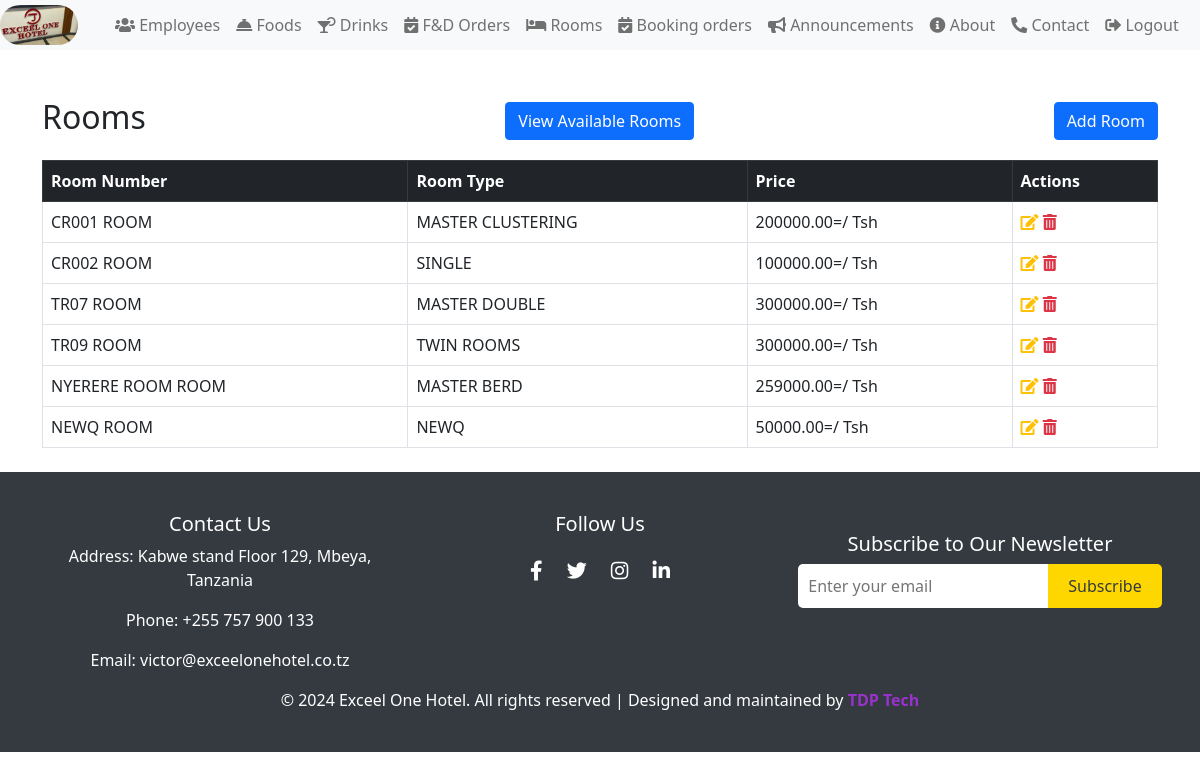
The page /Room/rooms/ (signed in) on the database its author committed.
### RoomBookingApp/models.py (models this page shows, shortened)
class Room(models.Model):
    room_number = models.CharField(max_length=50, unique=True)
    room_type = models.CharField(max_length=100)
    price = models.DecimalField(max_digits=12, decimal_places=2)
    user = models.ForeignKey(User, on_delete=models.CASCADE, related_name='rooms')

### RoomBookingApp/views.py (the view)
# urls.py: path('rooms/', views.room_list, name='room_list'),
@login_required
def room_list(request):
    rooms = Room.objects.all()
    return render(request, 'room_list.html', {'rooms': rooms})

### RoomBookingApp/templates/room_list.html (shortened to what this page needs)
{% extends 'base.html' %}
{% block content %}
<div class="d-flex justify-content-between align-items-center mb-3">
    {% if rooms %}
    <h2>Rooms</h2>
    <a href="{% url 'check_availability' %}" class="btn btn-primary">View Available Rooms</a>
    {% endif %}
    {% with user.userprofile.role as role %}
    {% if role.name == 'Admin' %}
        <a href="{% url 'room_create' %}" class="btn btn-primary">Add Room</a>
    {% endif %}
    {% endwith %}
</div>
{% if rooms %}
<table class="table table-bordered">
    <thead class="table-dark">
        <tr>
            <th>Room Number</th>
            <th>Room Type</th>
            <th>Price</th>
            {% with user.userprofile.role as role %}
            {% if role.name == 'Admin' %}
            <th>Actions</th>
            {% endif %}
            {% endwith %}
        </tr>
    </thead>
    <tbody>
        {% for room in rooms %}
        <tr>
            <td>{{ room.room_number }} ROOM</td>
            <td>{{ room.room_type }}</td>
            <td>{{ room.price }}=/ Tsh</td>
            {% with user.userprofile.role as role %}
            {% if role.name == 'Admin' %}
            <td>
                <a href="{% url 'room_update' room.pk %}" title="Edit" style="color: #ffc107;"><i class="fas fa-edit"></i></a>
                <a href="{% url 'room_delete' room.pk %}" title="Delete" style="color: #dc3545;"><i class="fas fa-trash-alt"></i></a>
            </td>
            {% endif %}
            {% endwith %}
        </tr>
        {% endfor %}
    </tbody>
</table>
{% else %}
    <div class="container d-flex justify-content-center align-items-center">
        <p class="alert col-md-3 text-center text-danger col-md-4">
            <i class="fas fa-exclamation-triangle"></i> No available rooms for now.
        </p>
    </div>
{% endif %}
{% endblock %}

### templates/base.html (style rules this page uses)
* { box-sizing: border-box; }

### rows shown on the page
Room: room_number "CR001", room_type "MASTER CLUSTERING", price "200000.00"
Room: room_number "CR002", room_type "SINGLE", price "100000.00"
Room: room_number "TR07", room_type "MASTER DOUBLE", price "300000.00"
Room: room_number "TR09", room_type "TWIN ROOMS", price "300000.00"
Room: room_number "NYERERE ROOM", room_type "MASTER BERD", price "259000.00"
Room: room_number "NEWQ", room_type "NEWQ", price "50000.00"
